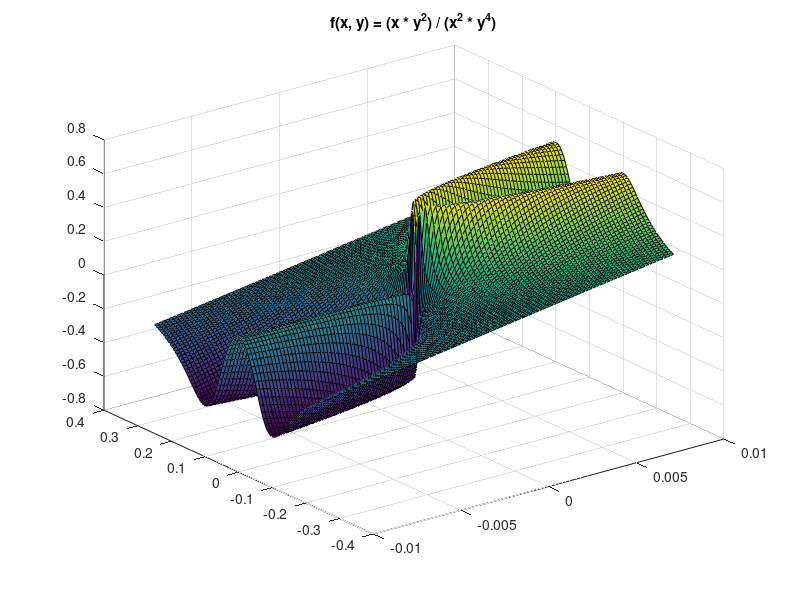

Here is the MATLAB script that generated this plot:
[X, Y] = meshgrid(linspace(-.01, .01, 100), linspace(-.25, .25, 100));
Z = (X .* (Y.^2)) ./ (X.^2 + Y.^4);
surf(X, Y, Z);
title('f(x, y) = (x * y^2) / (x^2 * y^4)');
